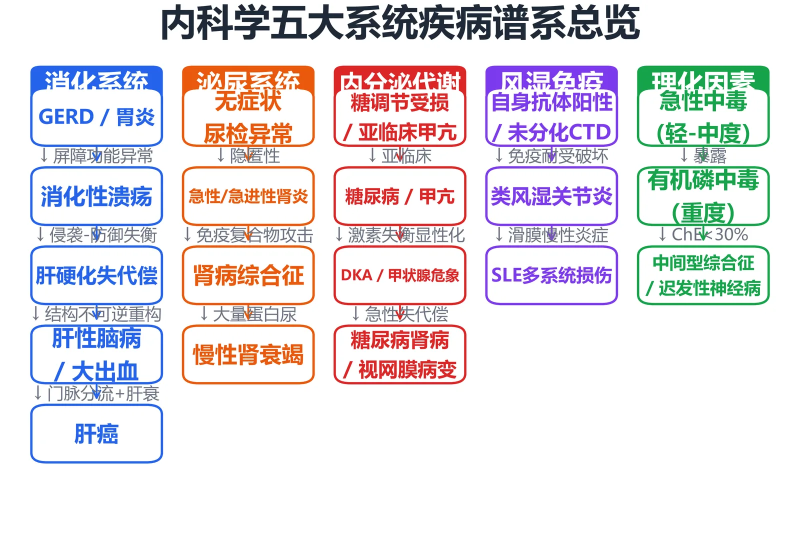
#> input picture 复习资料/内科学教学计划版/images_webp/01_五大系统疾病谱系总览.webp, 1600 x 1066 px (shown at 1/2 size)
$ python -i compose_atlas.py   (imports and definitions only)
#> lines starting #> are read from the running program, lines starting #| are printed output that depends on the picture; after the words box and inside, x2 and y2 are one past the last pixel; in counts of white or black regions, pixels touching at a corner belong together
# -*- coding: utf-8 -*-
"""
compose_atlas.py — 出版图谱「多面板拼接 + 中文小标题带 + 程序标注」确定性合成器

定位
----
通道①「《人体解剖学彩色图谱》复用」专用：一张复习图往往需要把图谱中相邻的
2-3 个解剖视图拼成一张（如「鼓室外侧壁 + 鼓室内侧壁 + 听小骨」），或需要在
出版图上程序化叠加虚线轮廓/中文标注（如梅尼埃病「内淋巴积水」扩张边界）。
本脚本 YAML 驱动、纯 Pillow 确定性输出，不调文生图，可复现、可复核。

与其他脚本分工
--------------
- render_diagram.py  通道③：从零自绘流程/对比/分型图（无原始底图）
- annotate_image.py  通道①②：单张底图上叠文字 label/overlay
- compose_atlas.py   通道①：多张图谱面板拼接 + 小标题带 + 虚线标注（本脚本）

YAML 示例
---------
    title: 耳的应用解剖（外耳·中耳）        # 可选，顶部总标题
    output: annotated/01_xxx.png           # 相对科目目录（配置放 compose_configs/）
    webp: images_webp/01_xxx.webp          # 可选，同时出 1600px q82 部署版
    trim: true                             # 面板自动裁掉近白边，默认 true
    rows:
      - height: 1100                       # 可选，本行图片区目标高（px），超宽自动等比缩
        panels:
          - image: raw/01_鼓室外侧壁.jpg
            caption: 鼓室外侧壁（鼓膜与听骨链）
      - panels:                            # 不指定 height 时，按合并宽高比铺满行宽
          - image: raw/a.jpg
            caption: 鼓室内侧壁（前庭窗·蜗窗）
          - image: raw/b.jpg
            caption: 听小骨
            marks:                         # 可选：相对该面板（裁白边后）的千分比标注
              - type: ellipse              # ellipse | rect
                box: [120, 300, 480, 620]   # x1,y1,x2,y2，千分比 0-1000
                color: "#D14343"
                width: 6
                dash: [16, 12]             # 虚线 [实长, 空长]，默认实线
                label: 内淋巴积水扩张（示意）
                label_xy: [500, 250]       # 文字位置（千分比），可省略

用法
----
    python scripts/compose_atlas.py compose_configs/xxx.yaml
    python scripts/compose_atlas.py a.yaml b.yaml
"""
import sys
import os
import io
import math
import argparse

import yaml
from PIL import Image, ImageDraw, ImageFont

sys.stdout = io.TextIOWrapper(sys.stdout.buffer, encoding='utf-8')

# ---------- 工程常量（与 render_diagram.py 对齐） ----------
FONT_BOLD = r'C:\Windows\Fonts\msyhbd.ttc'
FONT_REG = r'C:\Windows\Fonts\msyh.ttc'
CANVAS_W = 2048
WEBP_W = 1600
WEBP_Q = 82
MARGIN = 56
GAP = 32
CAP_GAP = 14
TITLE_FS = 58
CAP_FS = 32
MARK_LABEL_FS = 34
TEXT_DARK = '#1A1B1C'
TEXT_GRAY = '#5C6470'
CAP_BG = '#EAF0F6'
CAP_DEEP = '#2F4863'
BG_WHITE = '#FFFFFF'

_MEASURE = ImageDraw.Draw(Image.new('RGB', (10, 10)))


def font(size, bold=True):
    path = FONT_BOLD if bold else (FONT_REG if os.path.exists(FONT_REG) else FONT_BOLD)
    return ImageFont.truetype(path, size)


F_TITLE = font(TITLE_FS, True)
F_CAP = font(CAP_FS, True)
F_MARK = font(MARK_LABEL_FS, True)
#> further down, picture is the input picture: PIL image 1600x1066 RGB; mean R, G, B 231.5, 227.7, 230.9


def text_w(text, fnt):
    return _MEASURE.textlength(text, font=fnt)


# [25 lines left out: function wrap_line, not called in this run]


def trim_white(img, tol=246, pad=10):
    """裁掉近白边（扫描/提取图常有大片留白），返回裁切后的图。"""
#> called with tol = 246, pad = 10
    gray = img.convert('L')
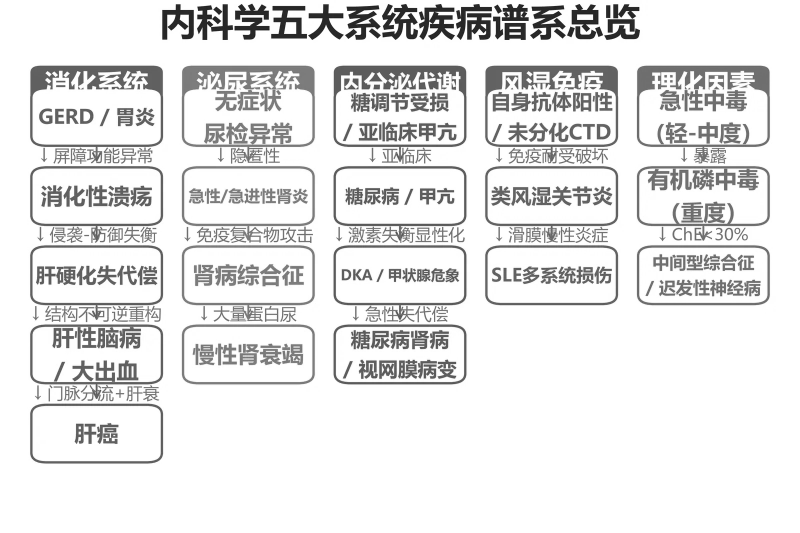
#> gray: PIL image 1600x1066 L (shown at 1/2 size); min 5, max 255, mean 229.2
    mask = gray.point(lambda p: 0 if p >= tol else 255)
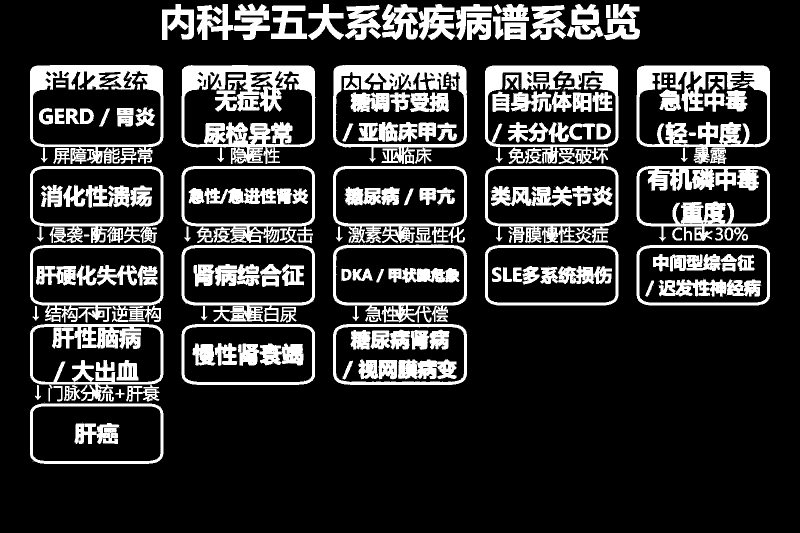
#> mask: PIL image 1600x1066 L (shown at 1/2 size); 20.2% white; 497 white regions (273 under 20 px), largest, box (x1, y1, x2, y2) and area: (363, 130, 631, 328) 22329, (1273, 131, 1540, 328) 17656, (1273, 332, 1540, 483) 15053
    bbox = mask.getbbox()
#> bbox = (60, 7, 1540, 928)
    if not bbox:
        return img
    l, t, r, b = bbox
#> l = 60; t = 7; r = 1540; b = 928
    l = max(0, l - pad); t = max(0, t - pad)
#> after `l = max(0, l - pad)`: l = 50
#> after `t = max(0, t - pad)`: t = 0
    r = min(img.width, r + pad); b = min(img.height, b + pad)
#> after `r = min(img.width, r + pad)`: r = 1550
#> after `b = min(img.height, b + pad)`: b = 938
    return img.crop((l, t, r, b))
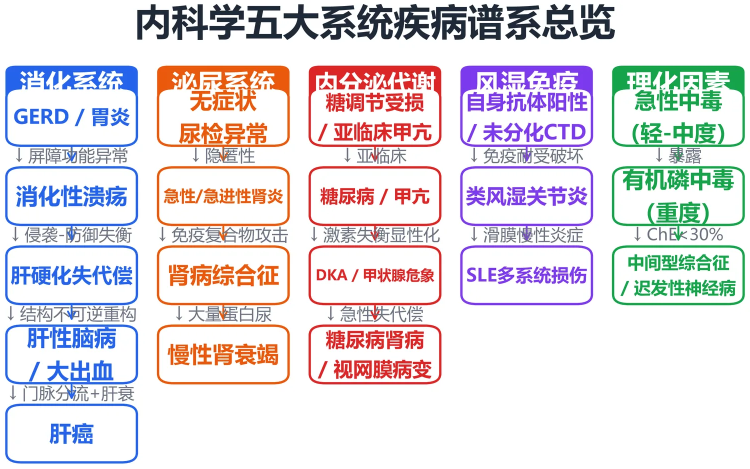
#> returned value: PIL image 1500x938 RGB (shown at 1/2 size); mean R, G, B 226.5, 221.9, 225.8


# [244 lines left out: functions dashed_ellipse, dashed_rect, load_panel, caption_block, layout_rows, render and 3 more, not called in this run]


# [2 lines not run here, left out]

>>> from PIL import Image
>>> picture = Image.open('../../../../复习资料/内科学教学计划版/images_webp/01_五大系统疾病谱系总览.webp')
>>> result = trim_white(picture)

$ run again, on 复习资料/内科学教学计划版/images_webp/03_肝脏面解剖与肝外胆道.webp
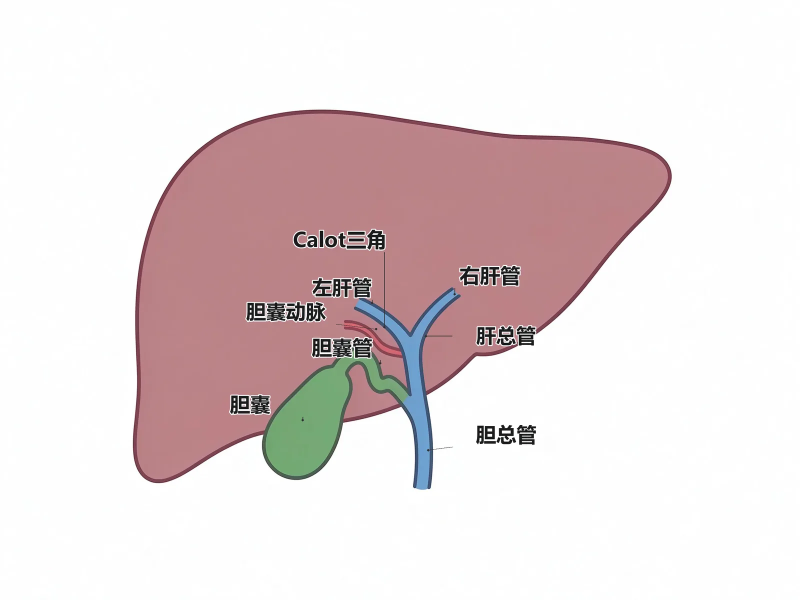
#> input picture 复习资料/内科学教学计划版/images_webp/03_肝脏面解剖与肝外胆道.webp, 1600 x 1200 px (shown at 1/2 size)
#> picture is the input picture: PIL image 1600x1200 RGB; mean R, G, B 230.5, 218.4, 219.2
#> in trim_white, `mask = gray.point(lambda p: 0 if p >= tol else 255)`:
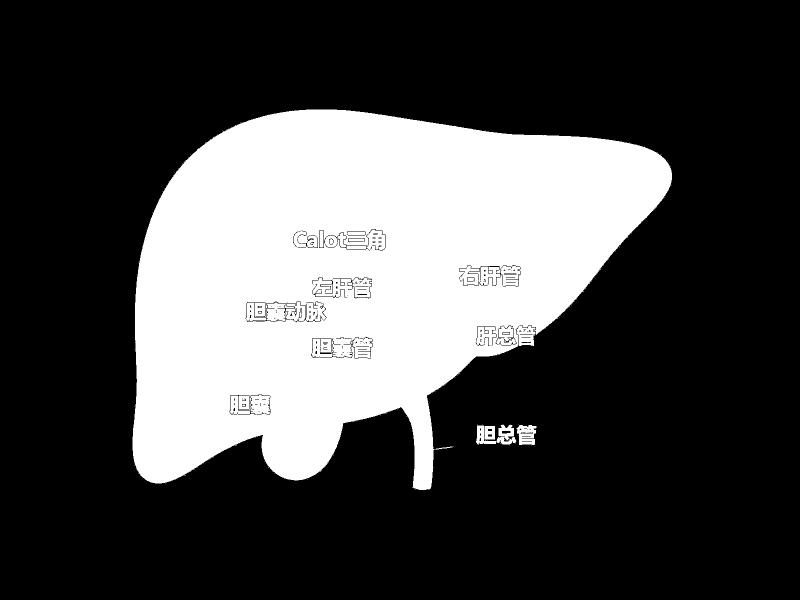
#> mask: PIL image 1600x1200 L (shown at 1/2 size); 28.2% white; 69 white regions (62 under 20 px), largest, box (x1, y1, x2, y2) and area: (265, 219, 1344, 980) 537232, (1033, 850, 1073, 891) 1152, (993, 849, 1033, 889) 946
#> bbox = (264, 219, 1344, 980)
#> in trim_white, `l, t, r, b = bbox`: l = 264; t = 219; r = 1344; b = 980
#> in trim_white, `l = max(0, l - pad)`: l = 254
#> in trim_white, `t = max(0, t - pad)`: t = 209
#> in trim_white, `r = min(img.width, r + pad)`: r = 1354
#> in trim_white, `b = min(img.height, b + pad)`: b = 990
#> in trim_white, `return img.crop((l, t, r, b))`:
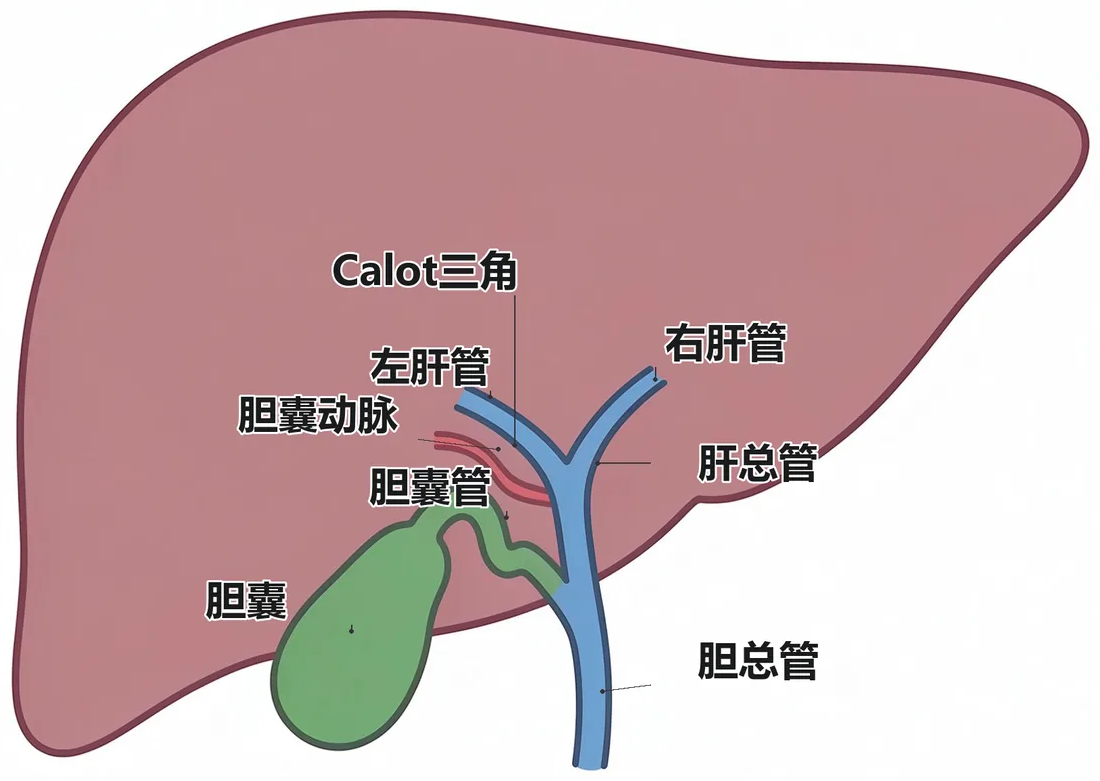
#> returned value: PIL image 1100x781 RGB; mean R, G, B 201.4, 174.4, 176.1

$ run again, on 复习资料/内科学教学计划版/images_webp/04_胃的分区与胃镜检查定位.webp
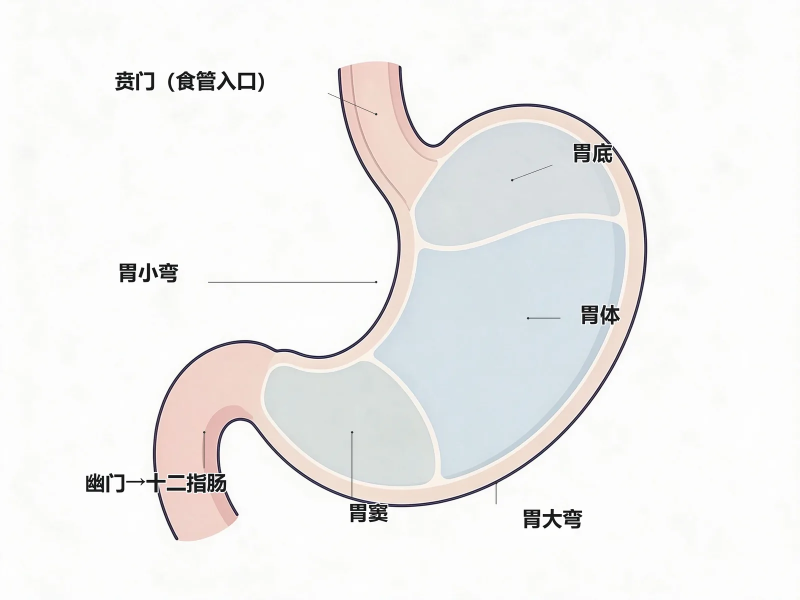
#> input picture 复习资料/内科学教学计划版/images_webp/04_胃的分区与胃镜检查定位.webp, 1600 x 1200 px (shown at 1/2 size)
#> picture is the input picture: PIL image 1600x1200 RGB; mean R, G, B 241.2, 240.6, 239.7
#> in trim_white, `mask = gray.point(lambda p: 0 if p >= tol else 255)`:
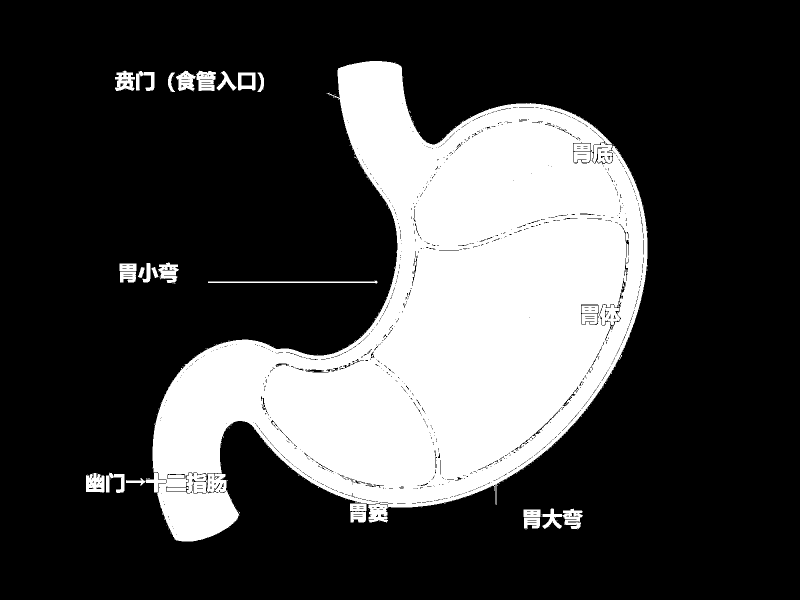
#> mask: PIL image 1600x1200 L (shown at 1/2 size); 25.9% white; 241 white regions (216 under 20 px), largest, box (x1, y1, x2, y2) and area: (292, 122, 1295, 1083) 480939, (172, 946, 209, 985) 1175, (392, 142, 432, 182) 1168
#> bbox = (172, 122, 1296, 1083)
#> in trim_white, `l, t, r, b = bbox`: l = 172; t = 122; r = 1296; b = 1083
#> in trim_white, `l = max(0, l - pad)`: l = 162
#> in trim_white, `t = max(0, t - pad)`: t = 112
#> in trim_white, `r = min(img.width, r + pad)`: r = 1306
#> in trim_white, `b = min(img.height, b + pad)`: b = 1093
#> in trim_white, `return img.crop((l, t, r, b))`:
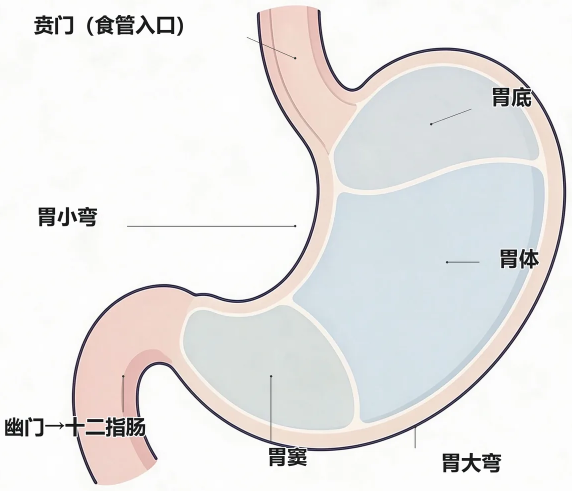
#> returned value: PIL image 1144x981 RGB (shown at 1/2 size); mean R, G, B 233.3, 232.2, 231.5

$ run again, on 复习资料/内科学教学计划版/images_webp/05_抗反流屏障失效与反流机制.webp
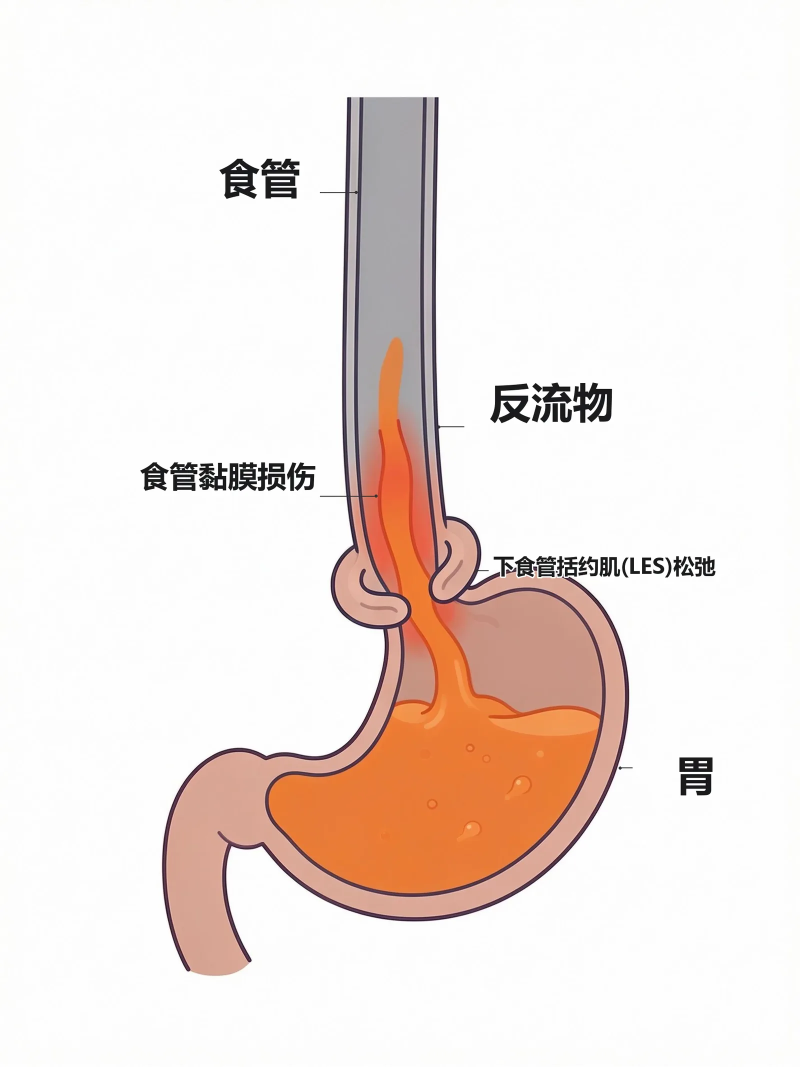
#> input picture 复习资料/内科学教学计划版/images_webp/05_抗反流屏障失效与反流机制.webp, 1600 x 2133 px (shown at 1/2 size)
#> picture is the input picture: PIL image 1600x2133 RGB; mean R, G, B 240.5, 229, 224
#> in trim_white, `mask = gray.point(lambda p: 0 if p >= tol else 255)`:
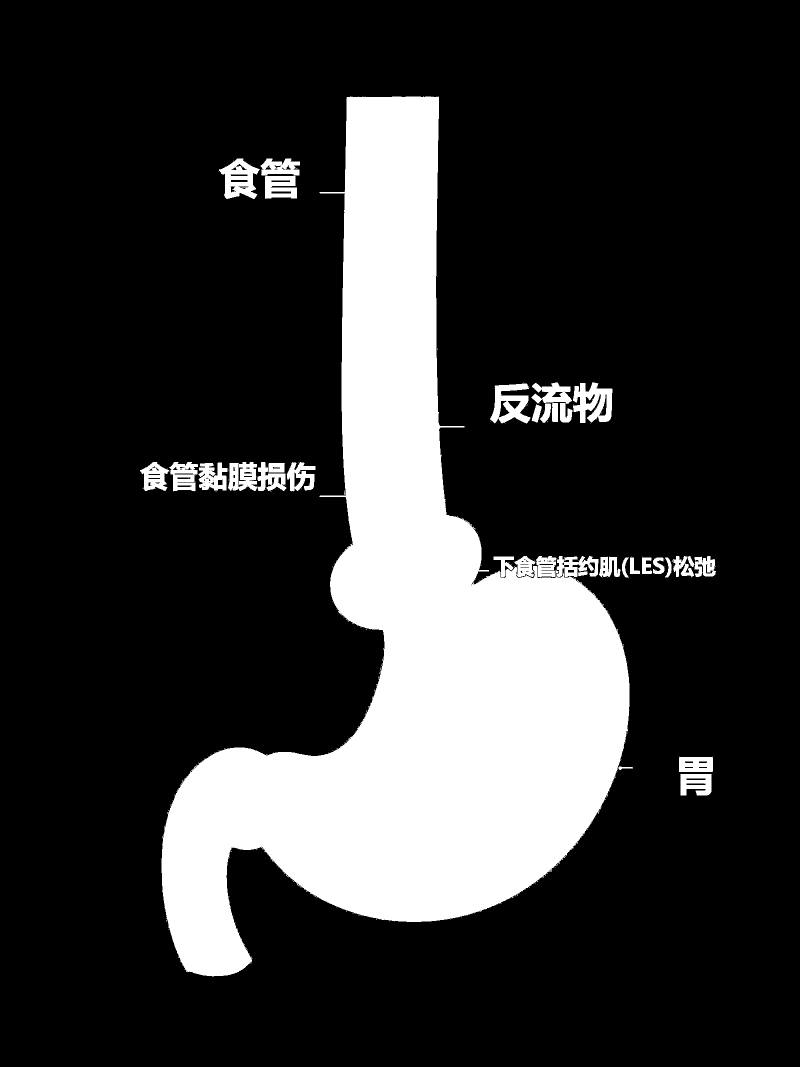
#> mask: PIL image 1600x2133 L (shown at 1/2 size); 19.9% white; 211 white regions (177 under 20 px), largest, box (x1, y1, x2, y2) and area: (323, 193, 1259, 1953) 635828, (1146, 765, 1225, 846) 4147, (438, 317, 520, 398) 3740
#> bbox = (280, 192, 1432, 1953)
#> in trim_white, `l, t, r, b = bbox`: l = 280; t = 192; r = 1432; b = 1953
#> in trim_white, `l = max(0, l - pad)`: l = 270
#> in trim_white, `t = max(0, t - pad)`: t = 182
#> in trim_white, `r = min(img.width, r + pad)`: r = 1442
#> in trim_white, `b = min(img.height, b + pad)`: b = 1963
#> in trim_white, `return img.crop((l, t, r, b))`:
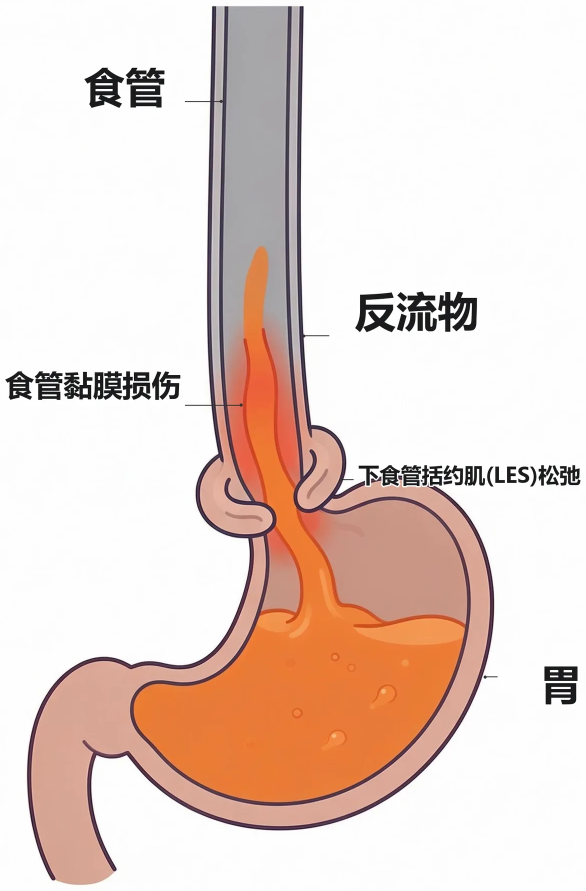
#> returned value: PIL image 1172x1781 RGB (shown at 1/2 size); mean R, G, B 232.2, 213.4, 205.4
